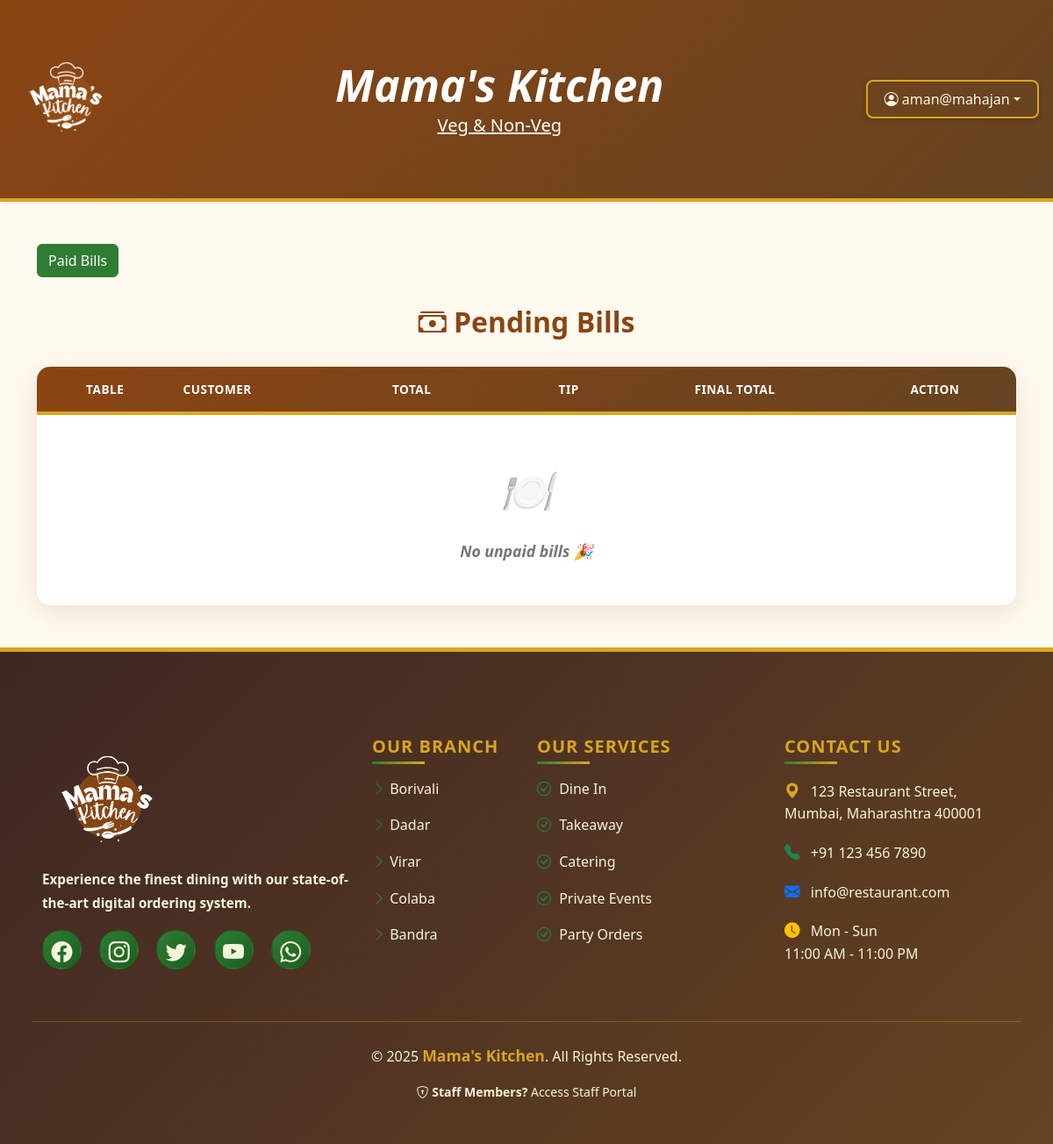
/cashier/ (signed in), run on an earlier commit of the app's database.
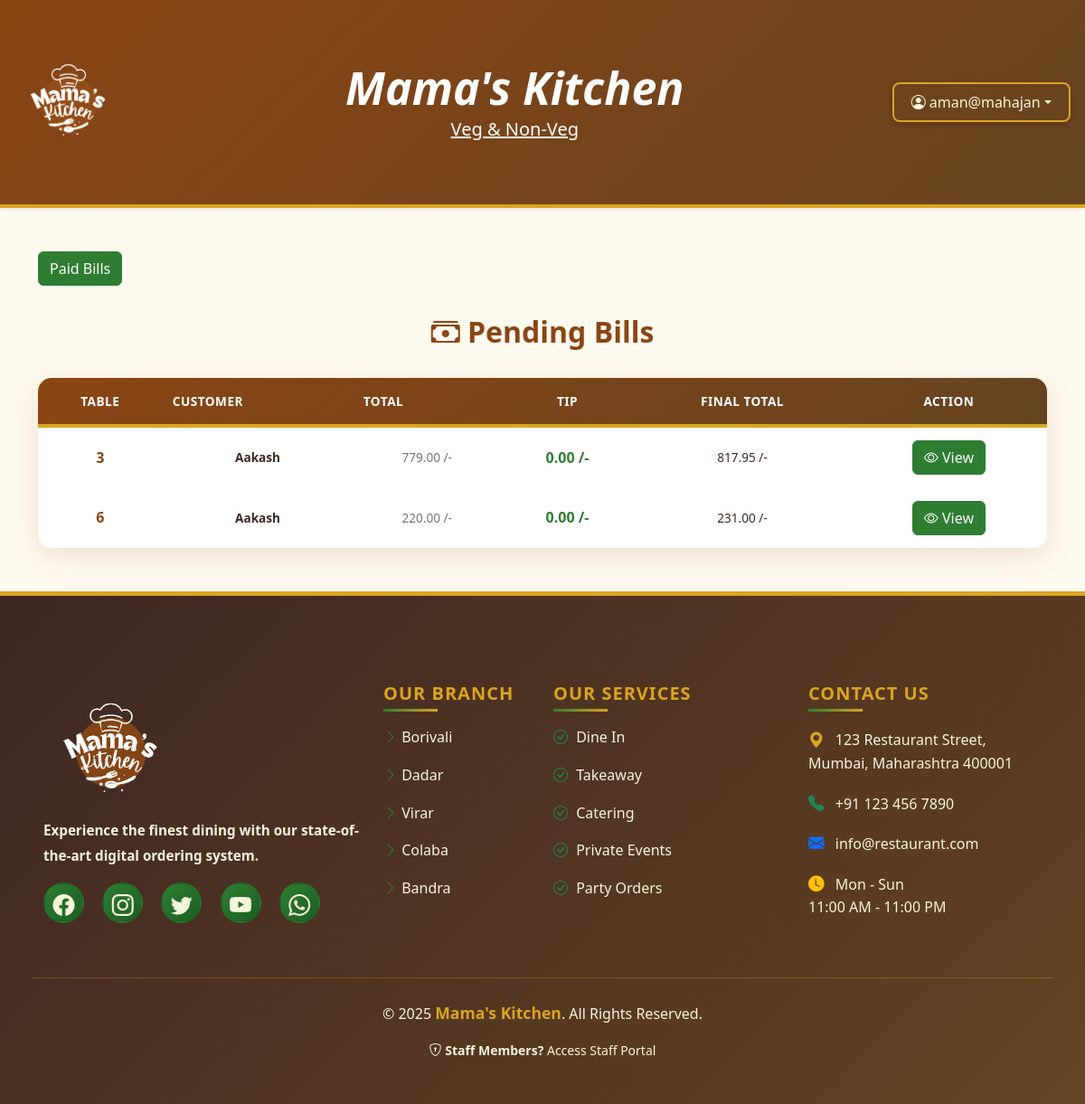
And on a later commit of the database.
### common/models.py (models this page shows, shortened)
class Bill(models.Model):
    order = models.OneToOneField(Order, on_delete=models.CASCADE)
    total = models.DecimalField(max_digits=8, decimal_places=2)
    tip = models.DecimalField(max_digits=6, decimal_places=2, default=0)
    is_paid = models.BooleanField(default=False)
    payment_method = models.CharField(max_length=10, blank=True, null=True)
    generated_at = models.DateTimeField(auto_now_add=True)
    def final_total(self):
        return self.total + self.tip
    def get_tax_settings(self):
        return TaxSetting.objects.last()
    def cgst_amount(self):
        setting = self.get_tax_settings()
        if not setting:
            return Decimal('0.00')
        return self.total * setting.cgst / Decimal('100.0')
    def sgst_amount(self):
        setting = self.get_tax_settings()
        if not setting:
            return Decimal('0.00')
        return self.total * setting.sgst / Decimal('100.0')
    def grand_total_with_tax(self):
        return self.final_total() + self.cgst_amount() + self.sgst_amount()

class Order(models.Model):
    table = models.ForeignKey(Table, on_delete=models.CASCADE)
    customer = models.ForeignKey(Customer, on_delete=models.CASCADE)
    waiter = models.ForeignKey(Staff, on_delete=models.SET_NULL, null=True, blank=True)
    status = models.CharField(max_length=20, default='Pending')  # e.g. pending, preparing, served, paid
    created_at = models.DateTimeField(auto_now_add=True)

class Table(models.Model):
    number = models.IntegerField(unique=True)
    capacity = models.IntegerField()
    is_occupied = models.BooleanField(default=False)
    assigned_waiter = models.ForeignKey('Staff', null=True, blank=True, on_delete=models.SET_NULL)
    last_activity = models.DateTimeField(auto_now=True)

class Customer(models.Model):
    name = models.CharField(max_length=100)
    mobile = models.CharField(max_length=10, unique=True)
    email = models.EmailField()
    otp = models.CharField(max_length=6)
    is_verified = models.BooleanField(default=False)
    table = models.ForeignKey(Table, null=True, blank=True, on_delete=models.SET_NULL)

class TaxSetting(models.Model):
    cgst = models.DecimalField(max_digits=5, decimal_places=2)
    sgst = models.DecimalField(max_digits=5, decimal_places=2)

### cashier/views.py (the view)
# urls.py: path('', views.cashier_dashboard, name='cashier_dashboard'),
@login_required
def cashier_dashboard(request):
    bills = Bill.objects.filter(is_paid=False).select_related('order__customer', 'order__table')
    return render(request, 'cashier/dashboard.html', {'bills': bills})

### templates/cashier/dashboard.html
{% extends 'base.html' %}
{% block content %}
<div class="container mt-5">
  <a href="{% url 'paid_bills' %}" class="btn btn-success">Paid Bills</a>
  <div class="text-center">
    <h3><i class="bi bi-cash-stack"></i> Pending Bills</h3>
  </div>
  <table class="admin-table">
    <thead>
      <tr>
        <th>Table</th>
        <th>Customer</th>
        <th>Total</th>
        <th>Tip</th>
        <th>Final Total</th>
        <th>Action</th>
      </tr>
    </thead>
    <tbody>
      {% for bill in bills %}
      <tr class="text-center">
        <td>{{ bill.order.table.number }}</td>
        <td>{{ bill.order.customer.name }}</td>
        <td>{{ bill.total }} /-</td>
        <td>{{ bill.tip }} /-</td>
        <td>{{ bill.grand_total_with_tax|floatformat:2 }} /-</td>
        <td>
          <a href="{% url 'view_bill' bill.id %}" class="btn btn-success">
            <i class="bi bi-eye"></i> View
          </a>
        </td>
      </tr>
      {% empty %}
      <tr>
        <td colspan="6">No unpaid bills 🎉</td>
      </tr>
      {% endfor %}
    </tbody>
  </table>
</div>
{% endblock %}

What changed in the data, as far as the page shows it:
added Bill: order.table.number "3", order.customer.name "Aakash", total "779.00", tip "0.00", grand_total_with_tax "817.95"
added Bill: order.table.number "6", order.customer.name "Aakash", total "220.00", tip "0.00", grand_total_with_tax "231.00"
Also different on the page:
text no longer shown: "No unpaid bills 🎉"
